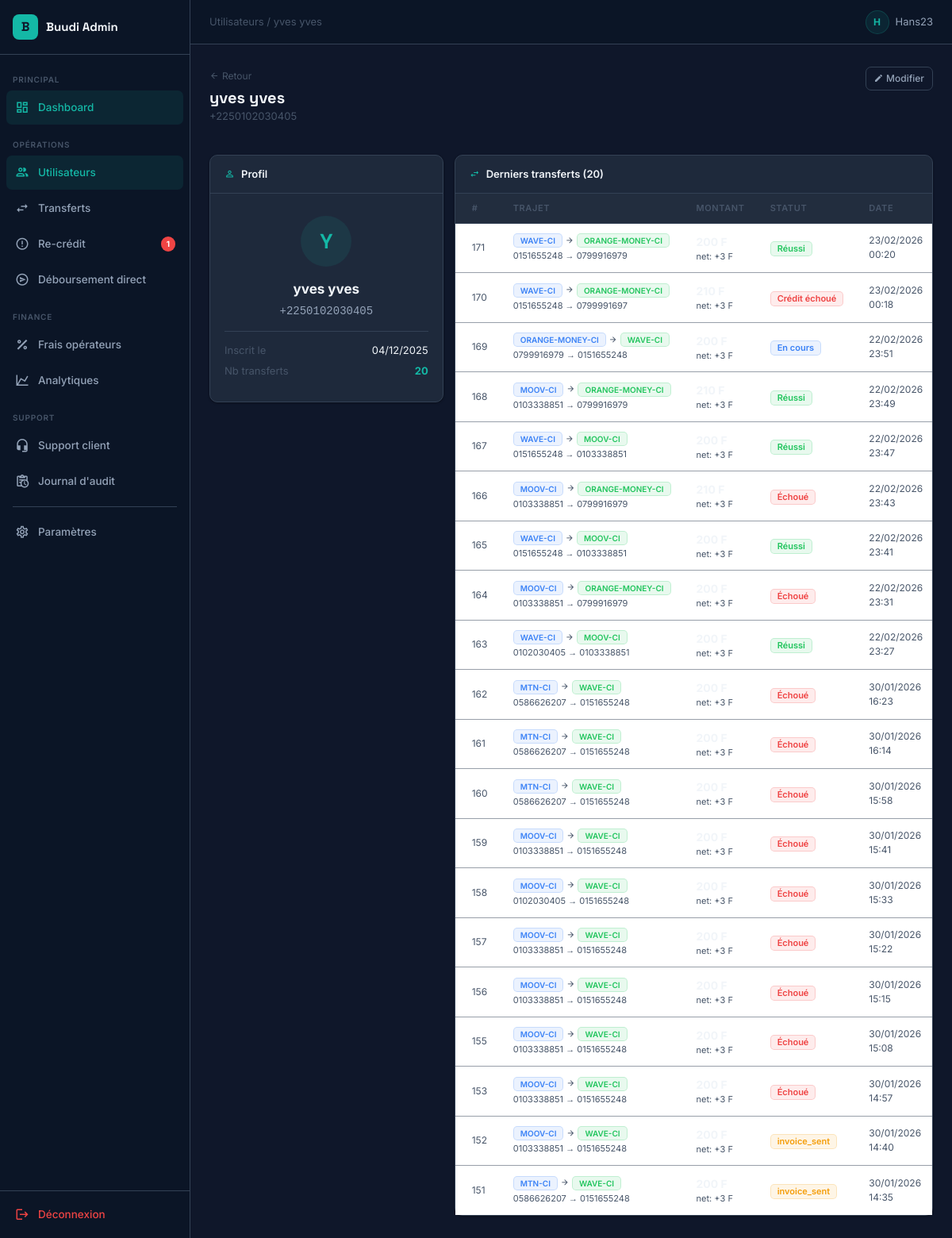
Page /api/dashboard/users/2/ (signed in) on the earlier database version.
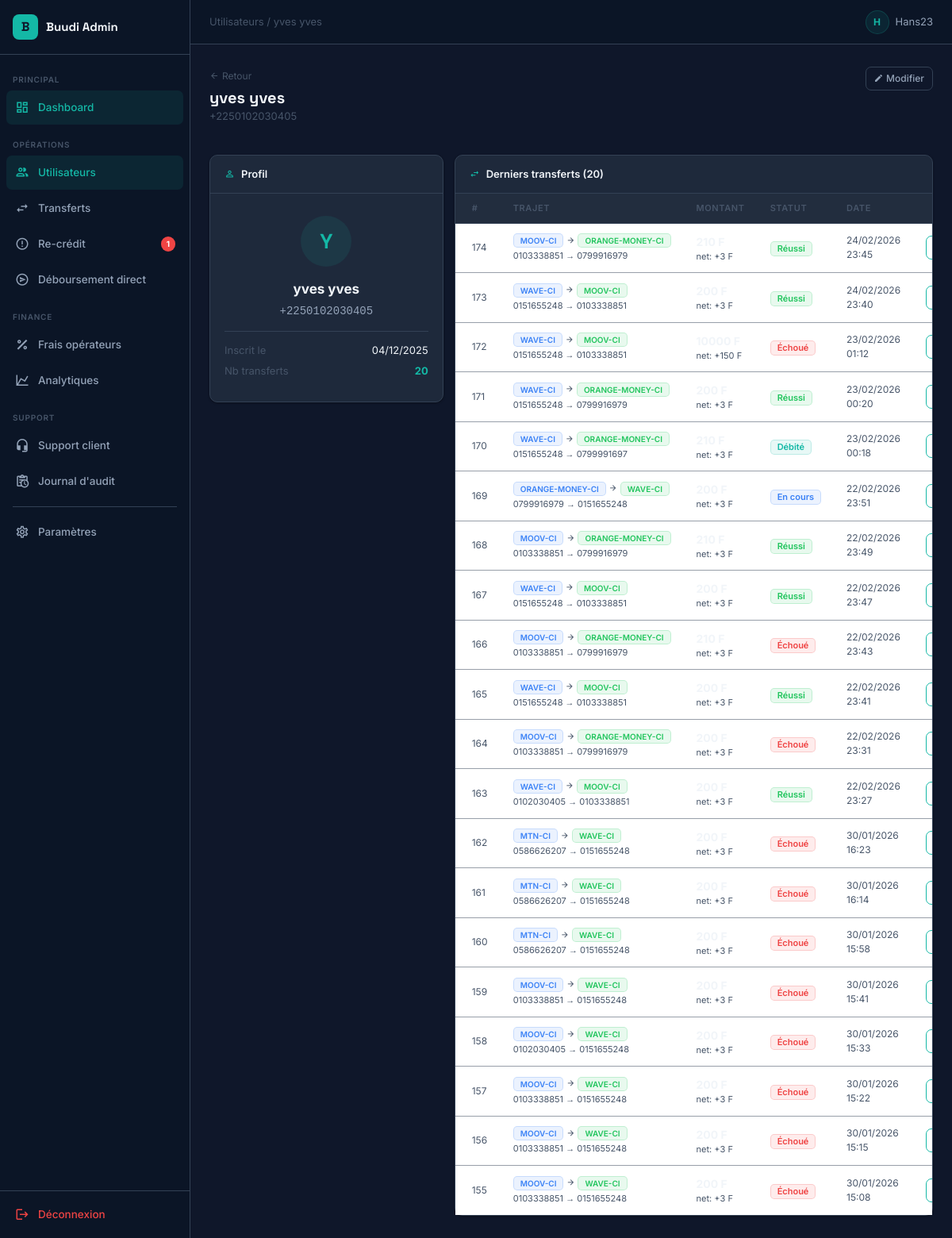
Same page on the later database version.
### transfers/models.py (models this page shows, shortened)
class Transfer(models.Model):
    STATUS = [
        ('created', 'Créé'),
        ('invoice_sent', 'Facture envoyée'),
        ('debited', 'Débité'),
        ('pending_wave', 'En attente Wave'),
        ('pending_mtn', 'En attente MTN'),
        ('disbursing', 'En cours de crédit'),
        ('success', 'Réussi'),
        ('failed', 'Paiement refusé'),
        ('credit_failed', 'Débité – Crédit échoué'),
    ]
    user = models.ForeignKey(UserProfile, on_delete=models.CASCADE)
    from_wallet = models.CharField(max_length=20)  # orange-money-ci
    to_wallet = models.CharField(max_length=20)   # moov-ci
    from_phone = models.CharField(max_length=15)
    to_phone = models.CharField(max_length=15)
    amount_requested = models.DecimalField(max_digits=12, decimal_places=2 , default=0)  # 250.00 (ce que l'user veut envoyer)
    amount_sent = models.DecimalField(max_digits=12, decimal_places=2, default=0)      # = amount_requested
    our_fee_percent = models.DecimalField(max_digits=5, decimal_places=3, default=2.000)  # TA PART (2.0% recommandé)
    our_fee_amount = models.DecimalField(max_digits=12, decimal_places=2, default=0)
    payin_fee_percent = models.DecimalField(max_digits=5, decimal_places=3, default=0)
    payin_fee_amount = models.DecimalField(max_digits=12, decimal_places=2, default=0)
    payout_fee_percent = models.DecimalField(max_digits=5, decimal_places=3, default=0)
    payout_fee_amount = models.DecimalField(max_digits=12, decimal_places=2, default=0)
    total_debited = models.DecimalField(max_digits=12, decimal_places=2 ,  default=0)  # Ce que l'user paie
    estimated_net_profit = models.DecimalField(max_digits=12, decimal_places=2, default=0)  # Ta vraie marge
    paydunya_invoice_token = models.CharField(max_length=100, blank=True)
    paydunya_payment_ref = models.CharField(max_length=100, blank=True)
    disburse_token = models.CharField(max_length=100, blank=True)
    disburse_id = models.CharField(max_length=50, blank=True)
    status = models.CharField(max_length=20, choices=STATUS, default='created')
    created_at = models.DateTimeField(auto_now_add=True)
    updated_at = models.DateTimeField(auto_now=True)

### dashboard_admin/views.py (the view)
# urls.py: path('users/<int:user_id>/', views.admin_user_detail, name='user_detail'),
@login_required
def admin_user_detail(request, user_id):
    user = get_object_or_404(UserProfile, id=user_id)
    transfers = user.transfer_set.all().order_by('-created_at')[:20]
    return render(request, 'custom_admin/admin/user_detail.html', {'user': user, 'transfers': transfers})

### dashboard_admin/context_processors.py (called while the page is built)
def recredits_count(request):
    if not request.user.is_authenticated:
        return {'pending_recredits_count': 0}
    try:
        credit_failed = Transfer.objects.filter(status='credit_failed').count()
        stuck_threshold = timezone.now() - timedelta(minutes=10)
        stuck_debited = Transfer.objects.filter(
            status='debited',
            updated_at__lt=stuck_threshold
        ).count()
        return {'pending_recredits_count': credit_failed + stuck_debited}
    except Exception:
        return {'pending_recredits_count': 0}

### dashboard_admin/templates/custom_admin/admin/user_detail.html (shortened to what the changed rows need)
{% extends 'custom_admin/base_common.html' %}
{% block content %}
<div class="page-header">
  <div>
    <h1 class="page-title">{{ user.name }}</h1>
  </div>
</div>
<div class="row g-3">
  <div class="col-xl-8">
    <div class="card">
      <div class="card-body p-0">
        {% if transfers %}
        <div class="table-responsive">
          <table class="table table-hover">
            <thead>
              <tr>
                <th class="ps-4">#</th>
                <th>Trajet</th>
                <th>Montant</th>
                <th>Statut</th>
                <th>Date</th>
                <th></th>
              </tr>
            </thead>
            <tbody>
              {% for t in transfers %}
              <tr>
                <td class="ps-4" style="font-size:12px;color:var(--text-3);">{{ t.id }}</td>
                <td>
                  <div class="d-flex align-items-center gap-1">
                    <span class="badge bg-info" style="font-size:10px;">{{ t.from_wallet|upper }}</span>
                    <i class="mdi mdi-arrow-right" style="font-size:11px;color:var(--text-3);"></i>
                    <span class="badge bg-success" style="font-size:10px;">{{ t.to_wallet|upper }}</span>
                  </div>
                  <div style="font-size:11px;color:var(--text-3);margin-top:2px;">{{ t.from_phone }} → {{ t.to_phone }}</div>
                </td>
                <td>
                  <div style="font-weight:700;color:var(--text-1);">{{ t.amount_requested|floatformat:0 }} F</div>
                  <div style="font-size:11px;color:var(--text-3);">net: +{{ t.our_fee_amount|floatformat:0 }} F</div>
                </td>
                <td>
                  {% if t.status == 'success' %}<span class="badge bg-success">Réussi</span>
                  {% elif t.status == 'failed' %}<span class="badge bg-danger">Échoué</span>
                  {% elif t.status == 'credit_failed' %}<span class="badge bg-danger">Crédit échoué</span>
                  {% elif t.status == 'debited' %}<span class="badge bg-primary">Débité</span>
                  {% elif t.status == 'disbursing' %}<span class="badge bg-info">En cours</span>
                  {% else %}<span class="badge bg-warning">{{ t.status }}</span>{% endif %}
                </td>
                <td style="font-size:12px;color:var(--text-3);">{{ t.created_at|date:"d/m/Y H:i" }}</td>
                <td>
                  <a href="{% url 'custom_admin:transfer_detail' t.id %}" class="btn btn-outline-primary btn-sm">
                  </a>
                </td>
              </tr>
              {% endfor %}
            </tbody>
          </table>
        </div>
        {% else %}
        <div class="text-center py-5">
          <i class="mdi mdi-swap-horizontal" style="font-size:3rem;color:var(--text-3);"></i>
          <p class="mt-3 mb-0" style="color:var(--text-3);">Aucun transfert</p>
        </div>
        {% endif %}
      </div>
    </div>
  </div>
</div>
{% endblock %}

Differences in the rows shown:
no longer on this page (row unchanged): Transfer: id "153", from_wallet "MOOV-CI", to_wallet "WAVE-CI", from_phone "0103338851", to_phone "0151655248", our_fee_amount "3", status "Échoué", created_at "30/01/2026 14:57"
no longer on this page (row unchanged): Transfer: id "152", from_wallet "MOOV-CI", to_wallet "WAVE-CI", from_phone "0103338851", to_phone "0151655248", our_fee_amount "3", status "invoice_sent", created_at "30/01/2026 14:40"
no longer on this page (row unchanged): Transfer: id "151", from_wallet "MTN-CI", to_wallet "WAVE-CI", from_phone "0586626207", to_phone "0151655248", our_fee_amount "3", status "invoice_sent", created_at "30/01/2026 14:35"
added Transfer: id "174", from_wallet "MOOV-CI", to_wallet "ORANGE-MONEY-CI", from_phone "0103338851", to_phone "0799916979", our_fee_amount "3", status "Réussi", created_at "24/02/2026 23:45"
added Transfer: id "173", from_wallet "WAVE-CI", to_wallet "MOOV-CI", from_phone "0151655248", to_phone "0103338851", our_fee_amount "3", status "Réussi", created_at "24/02/2026 23:40"
added Transfer: id "172", from_wallet "WAVE-CI", to_wallet "MOOV-CI", from_phone "0151655248", to_phone "0103338851", our_fee_amount "150", status "Échoué", created_at "23/02/2026 01:12"
changed Transfer id 170: status "Crédit échoué" → "Débité"
